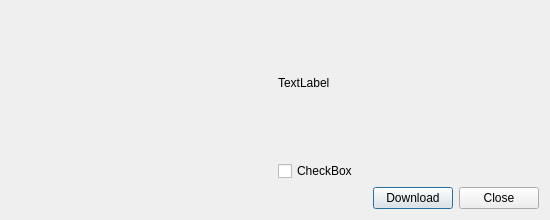
<?xml version="1.0" encoding="UTF-8"?>
<ui version="4.0">
 <class>FrmUpdate</class>
 <widget class="QDialog" name="FrmUpdate">
  <property name="geometry">
   <rect>
    <x>0</x>
    <y>0</y>
    <width>550</width>
    <height>220</height>
   </rect>
  </property>
  <property name="windowTitle">
   <string>Update</string>
  </property>
  <layout class="QVBoxLayout" name="verticalLayout_3">
   <item>
    <layout class="QVBoxLayout" name="verticalLayout_2">
     <item>
      <layout class="QHBoxLayout" name="horizontalLayout">
       <item>
        <widget class="QFrame" name="fSlika">
         <property name="frameShape">
          <enum>QFrame::NoFrame</enum>
         </property>
         <property name="frameShadow">
          <enum>QFrame::Plain</enum>
         </property>
        </widget>
       </item>
       <item>
        <layout class="QVBoxLayout" name="verticalLayout">
         <item>
          <widget class="QLabel" name="lblUpdate">
           <property name="text">
            <string>TextLabel</string>
           </property>
          </widget>
         </item>
         <item>
          <widget class="QCheckBox" name="chcShow">
           <property name="text">
            <string>CheckBox</string>
           </property>
          </widget>
         </item>
        </layout>
       </item>
      </layout>
     </item>
     <item>
      <layout class="QHBoxLayout" name="horizontalLayout_2">
       <item>
        <spacer name="horizontalSpacer">
         <property name="orientation">
          <enum>Qt::Horizontal</enum>
         </property>
         <property name="sizeHint" stdset="0">
          <size>
           <width>40</width>
           <height>20</height>
          </size>
         </property>
        </spacer>
       </item>
       <item>
        <widget class="QPushButton" name="btnDownload">
         <property name="text">
          <string>Download</string>
         </property>
        </widget>
       </item>
       <item>
        <widget class="QPushButton" name="btnClose">
         <property name="text">
          <string>Close</string>
         </property>
        </widget>
       </item>
      </layout>
     </item>
    </layout>
   </item>
  </layout>
 </widget>
 <resources/>
 <connections/>
</ui>
